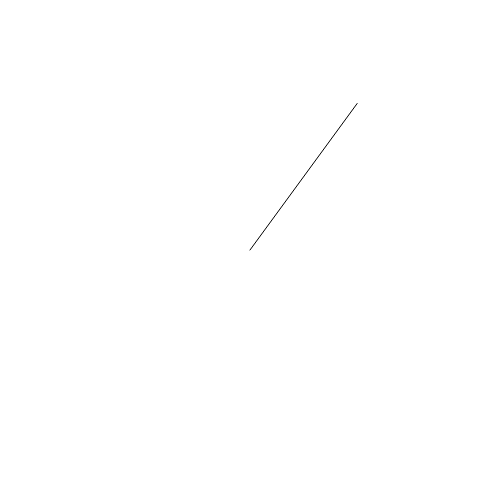
Frame 1 (no input)
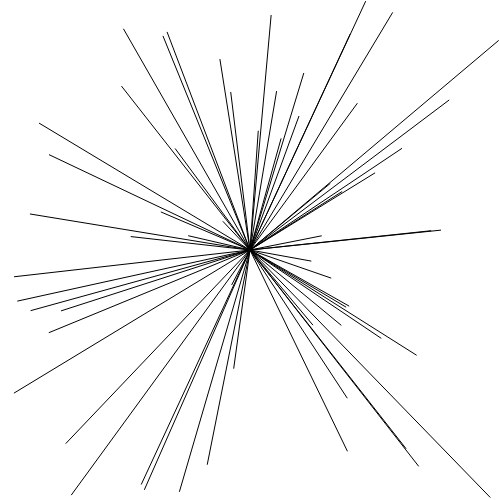
Frame 60 (no input)
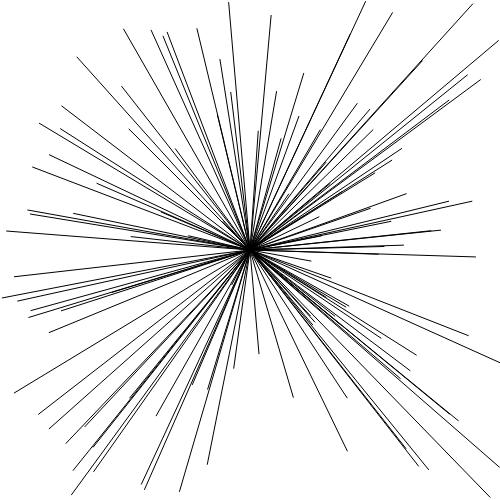
Frame 120 (the mouse pressed at the canvas centre since frame 60)

The p5.js sketch that drew these frames (run headless with seeded random() and noise() and a simulated clock; from frame 60 on, the mouse is pressed at the canvas centre):

// p5.js sketch
// ── sketch.js
function setup()
{
	createCanvas(500,500);
	background(255);
  	noFill();
}

function draw()
{
  line(width/2,height/2,random(width),random(height));
}
